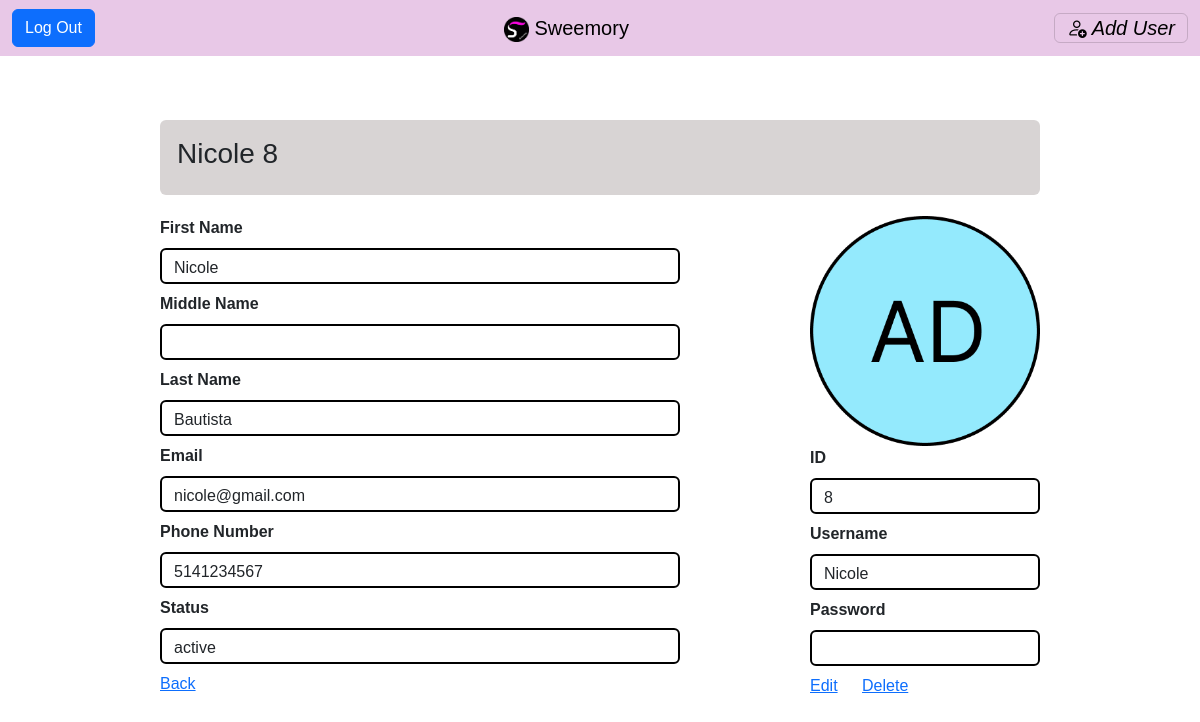
The app's page /Profile/userDetails/8 (signed in) with its own data.
### tables this page shows
CREATE TABLE `profile` (
  `user_id` int(11) NOT NULL,
  `first_name` varchar(50) NOT NULL,
  `middle_name` varchar(50) NOT NULL,
  `last_name` varchar(50) NOT NULL,
  `email` varchar(80) NOT NULL,
  `phone_number` varchar(10) NOT NULL,
  `status` varchar(8) NOT NULL
);

CREATE TABLE `user` (
  `user_id` int(11) NOT NULL,
  `user_type` varchar(12) NOT NULL,
  `username` varchar(50) NOT NULL,
  `password_hash` varchar(72) NOT NULL
);

### app/core/Controller.php (called while the page is built, shortened)
<?php
class Controller
{
    function view($name, $data = [])
    {
        include('app/views/' . $name . '.php');
    }
}

### app/core/App.php (called while the page is built, shortened)
<?php
class App
{
    public function __construct()
    {
        $request = $this->parseUrl($_GET['url'] ?? '');
        $method = 'index';
        if (file_exists('app/controllers/' . $request[0] . '.php'))
        {
            unset($request[0]);
        }
        $controller = new $controller;
        if (isset($request[1]) && method_exists($controller, $request[1]))
        {
            $method = $request[1];
            unset($request[1]);
        }
        $params = array_values($request);
        call_user_func_array([$controller, $method], $params);
    }
    function parseUrl($url)
    {
        return explode('/', trim($url, '/'));
    }
}

### index.php (called while the page is built, shortened)
<?php
new app\core\App;

### app/models/User.php (called while the page is built, shortened)
<?php
class User extends \app\core\Model
{
	public function getUserInfo($user_id)
	{
		$SQL = "SELECT p.status, u.user_id, u.user_type,  u.username, p.first_name, p.middle_name, p.last_name, p.email, p.phone_number
			FROM user u
			LEFT JOIN profile p ON u.user_id = p.user_id
			WHERE u.user_id=:user_id";
		$STH = self::$connection->prepare($SQL);
		$data = [
			'user_id'=>$user_id
		];
		$STH->execute($data);
		$STH->setFetchMode(\PDO::FETCH_CLASS, 'app\\models\\User');
		return $STH->fetch();
	}
}

### app/views/Profile/userDetails.php (the view, shortened to what this page needs)
<div class="userDetails">
    <div class="alert" style="background-color: rgb(216,212,212);">
  		<h3><?= $data->username ?> <?= $data->user_id ?></h3>
    </div>
    <dl class="dl-viewUserDetails" style="">
      	<div class="" style="flex: 70%; " >
	            	<dt class="dt-label"> <?= _('First Name')?> </dt>
	            	<dd class="dd-left"><?= $data->first_name ?></dd>
	            	<dt class="dt-label"><?=_('Middle Name')?></dt>
	            	<dd class="dd-left"><?= $data->middle_name ?></dd>
	            	<dt class="dt-label"><?=_('Last Name')?></dt>
	            	<dd class="dd-left"><?= $data->last_name ?></dd>
	            	<dt class="dt-label"><?=_('Email')?></dt>
	            	<dd class="dd-left"><?= $data->email?></dd>
	            	<dt class="dt-label"><?=_('Phone Number')?></dt>
	            	<dd class="dd-left"><?= $data->phone_number ?></dd>
	            	<dt  class="dt-label"><?=_('Status')?></dt>
	            	<dd  class="dd-left"><?= $data->status ?></dd>
          	<div class="col-4">
	        	<a href="/ITspecialist/index" type="submit" class="btn-userDetails"><?=_('Back')?></a>
		  	</div>
		</div>
		<div class="" style="flex: 20%;" >
			<div style=" border-radius: 100%; height: 230px;" align="center">
				<?php
					if($data->user_type == 'admin'){
						echo "<img src='/images/adminImage.png' style='height: 230px;'>";
					}else{
						echo "<img src='/images/employeeImage.png' style='height: 230px;'>";
					}
				?>
			</div>
			<div style="" >
				<div style=" " >
	        		<dt class="dt-label " style=""><?=_('ID')?></dt>
	        		<dd class="dd-right" style=""><?= $data->user_id ?></dd>
	        	</div>
	        	<div >
	        		<dt class="dt-label"><?=_('Username')?></dt>
	        		<dd class="dd-right"><?= $data->username?></dd>
	        	</div>
	        	<div >
	        		<dt  class="dt-label"><?=_('Password')?></dt>
	        		<dd  class="dd-right"><?= $data->password_hash ?></dd>
	        	</div>
	        </div>
          	<div class="">
            	<a href="" class="btn-userDetails"><?=_('Edit')?></a>
	            <a href="#confirmation" class="btn-userDetails" style="margin-left: 20px;"><?=_('Delete')?></a>
          	</div>
		</div>
    </dl>
</div>

### css/main.css (style rules this page uses)
body { background-color: #FFFFFF; font-family: 'Ubuntu', sans-serif; position: relative; top: 50px; }

### css/IT.css (style rules this page uses)
.userDetails { padding-left: 10rem; padding-right: 10rem; padding-top: 4rem; margin-top: 0.35rem; }
.dl-viewUserDetails { display: flex; padding-top: 5px; }
.dt-label { margin-bottom: .5rem; }
.dd-left { display: block; width: 80%; height: 36px; padding: .375rem .75rem; font-size: 1rem; font-weight: 400; line-height: 1.5; background-color: #ffff; background-clip: padding-box; appearance: none; border: 2px solid black; border-radius: .375rem; }
.dd-right { height: 36px; padding: .375rem .75rem; font-size: 1rem; font-weight: 400; line-height: 1.5; background-color: #ffff; background-clip: padding-box; appearance: none; border: 2px solid black; border-radius: .375rem; }

### records on screen
profile: user_id.username "Nicole", user_id.user_id "8", first_name "Nicole", last_name "Bautista", email "nicole@gmail.com", phone_number "5141234567", status "active"

### other values on screen
_(' Add User') "Add User"
_('First Name') "First Name"
_('Middle Name') "Middle Name"
_('Last Name') "Last Name"
_('Email') "Email"
_('Phone Number') "Phone Number"
_('Status') "Status"
_('Back') "Back"
_('ID') "ID"
_('Username') "Username"
_('Password') "Password"
_('Edit') "Edit"
_('Delete') "Delete"
